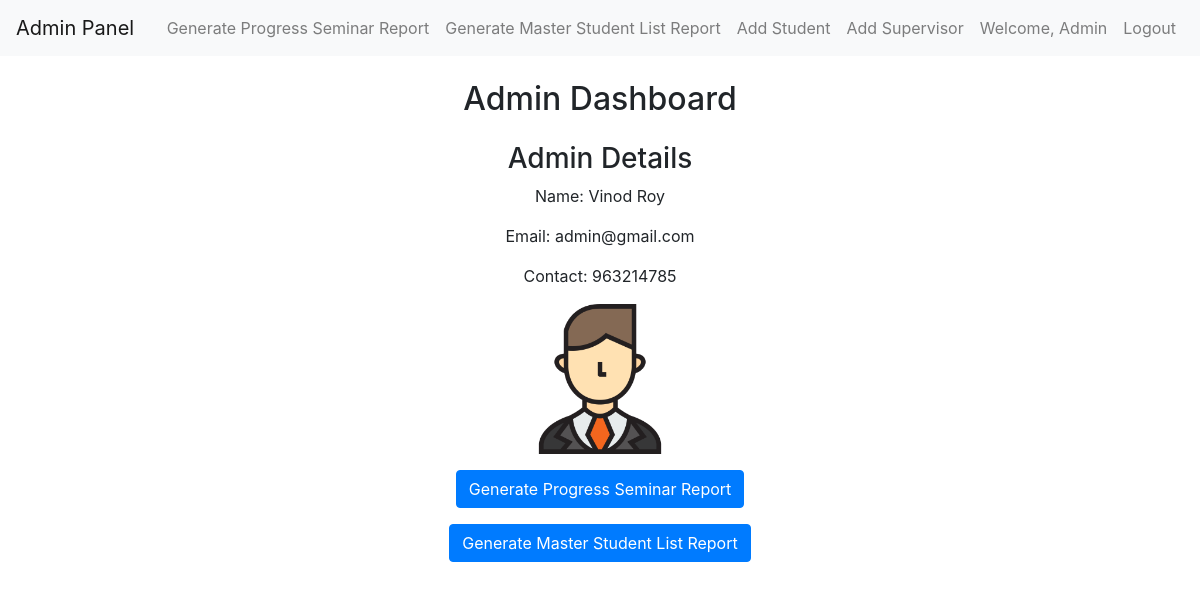
The page /admin_home/ on the database its author committed.
### Homepage/models.py (models this page shows, shortened)
class AdminDetails(models.Model):
    name = models.CharField(max_length=100)
    photo = models.ImageField(upload_to='admin_photos/')
    email = models.EmailField()
    contact = models.CharField(max_length=15)

### Homepage/views.py (the view)
# urls.py: path('admin_home/', views.admin_home, name='admin_home'),
def admin_home(request):
    admin = AdminDetails.objects.first()  # Assuming there's only one admin, you can adjust this as needed
    return render(request, 'admin/admin_home.html', {'admin': admin})

### Homepage/templates/Admin/admin_home.html
{% extends "admin_base.html" %}
{% block content %}
<div class="container mt-4">
  <h2 class="text-center">Admin Dashboard</h2>
  <div class="text-center mt-4">
    <h3>Admin Details</h3>
    <p>Name: {{ admin.name }}</p>
    <p>Email: {{ admin.email }}</p>
    <p>Contact: {{ admin.contact }}</p>
    <img src="{{ admin.photo.url }}" alt="{{ admin.name }}" width="150">
  </div>
   <div class="text-center mt-3">
    <div class="mb-3">
      <a href="{% url 'progress_seminar_report' %}" class="btn btn-primary">Generate Progress Seminar Report</a>
    </div>
    <div class="mb-3">
      <a href="{% url 'master_list' %}" class="btn btn-primary">Generate Master Student List Report</a>
    </div>
  </div>
</div>
{% endblock %}

### rows shown on the page
AdminDetails: name "Vinod Roy", email "admin@gmail.com", contact "963214785", photo (picture)
